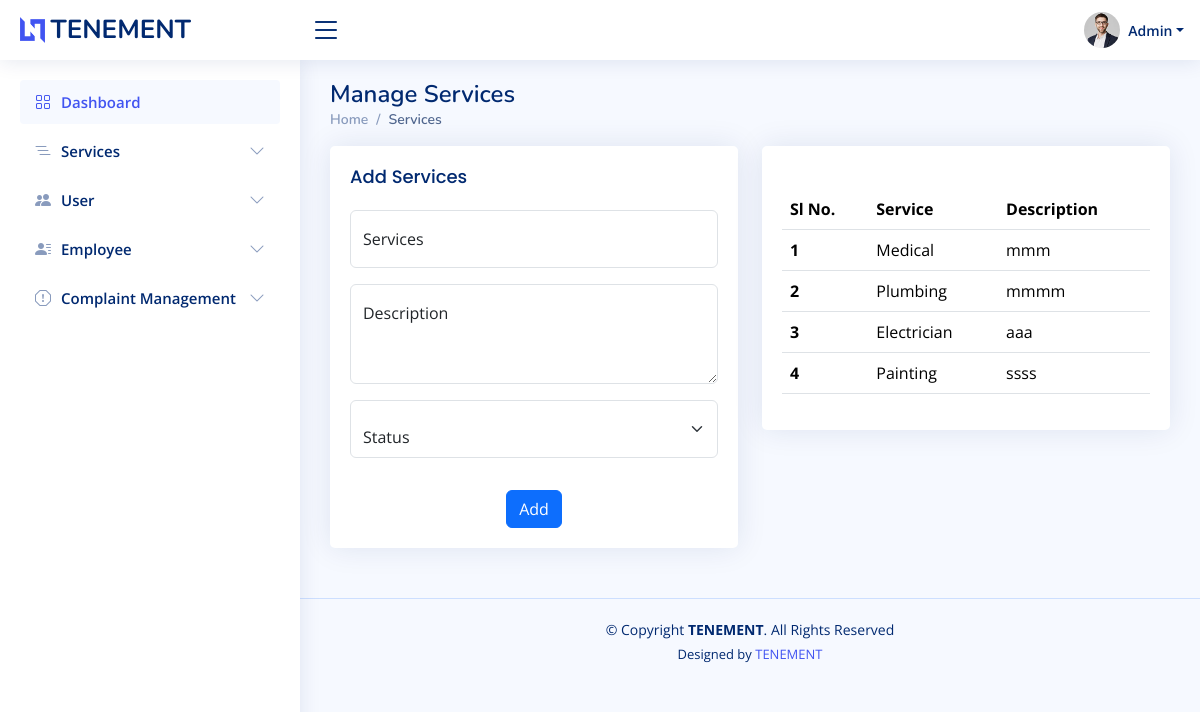
The app's page /admin/service.php with its own data.
### tables this page shows
CREATE TABLE `items` (
  `id` int(50) NOT NULL,
  `services` varchar(100) NOT NULL,
  `description` varchar(200) NOT NULL,
  `status` int(10) NOT NULL
);

### connect.php (called while the page is built, shortened)
<?php
$dbname="tenement";
$conn=mysqli_connect("localhost","root","",$dbname);
function select_data($sql)
{
  global $conn;
  $res = mysqli_query($conn, $sql);
  if ($res)
    return $res;
  else
    return False;
}
?>

### admin/service.php (the view, shortened to what this page needs)
<?php
include 'header.php';
?>
<main id="main" class="main">
  <div class="pagetitle">
    <h1>Manage Services</h1>
    <nav>
      <ol class="breadcrumb">
        <li class="breadcrumb-item"><a href="index.php">Home</a></li>
        <li class="breadcrumb-item active">Services</li>
      </ol>
    </nav>
  </div>
  <section class="section">
    <div class="row">
      <div class=col-md-6>
        <div class="card">
          <div class="card-body">
            <h5 class="card-title">Add Services</h5>
            <form class="row g-3" action="php/add.php" method="POST">
              <div class="col-md-12">
                <div class="form-floating">
                  <input type="text" class="form-control" name="services" placeholder="Your Name" maxlength="100">
                  <label for="services">Services</label>
                </div>
              </div>
              <div class="col-12">
                <div class="form-floating">
                  <textarea class="form-control" placeholder="Address" name="description" style="height: 100px;" maxlength="200"></textarea>
                  <label for="floatingTextarea">Description</label>
                </div>
              </div>
              <div class="col-md-12">
                  <div class="form-floating mb-3">
                  <select name="status" id="" class="form-select">
                      <option value="" disabled selected>Status</option>
                  </select>
                  </div>
                </div>
              <div class="text-center">
                <button type="submit" class="btn btn-primary">Add</button>
              </div>
            </form>
          </div>
        </div>
      </div>
      <div class="col-lg-6">
        <div class="card">
          <div class="card-body">
            <h5 class="card-title"></h5>
            <table class="table datatable">
              <thead>
                <tr>
                  <th scope="col">Sl No.</th>
                  <th scope="col">Service</th>
                  <th scope="col">Description</th>
                </tr>
              </thead>
              <tbody>
                <tr>
                <?php
                $sql="SELECT * FROM items ";
                $data=select_data($sql);
                $n=1;
                while($user=mysqli_fetch_assoc($data)){
                  ?>
                  <th scope="row"><?php echo $n++?></th>
                  <td><?php echo $user['services']?></td>
                  <td><?php echo $user['description']?></td>
                </tr>
          <?php
                }
                ?>
              </tbody>
            </table>
          </div>
        </div>
      </div>
    </div>
  </section>
</main>

### admin/assets/css/style.css (style rules this page uses)
:root { scroll-behavior: smooth; }
body { font-family: "Open Sans", sans-serif; background: #f6f9ff; color: #444444; }
a { color: #4154f1; text-decoration: none; }
h1, h2, h3, h4, h5, h6 { font-family: "Nunito", sans-serif; }
#main { margin-top: 60px; padding: 20px 30px; transition: all 0.3s; }
.pagetitle { margin-bottom: 10px; }
.pagetitle h1 { font-size: 24px; margin-bottom: 0; font-weight: 600; color: #012970; }
.card { margin-bottom: 30px; border: none; border-radius: 5px; box-shadow: 0px 0 30px rgba(1, 41, 112, 0.1); }
.card-title { padding: 20px 0 15px 0; font-size: 18px; font-weight: 500; color: #012970; font-family: "Poppins", sans-serif; }
.card-body { padding: 0 20px 20px 20px; }
.breadcrumb { font-size: 14px; font-family: "Nunito", sans-serif; color: #899bbd; font-weight: 600; }
.breadcrumb a { color: #899bbd; transition: 0.3s; }
.breadcrumb .breadcrumb-item::before { color: #899bbd; }
.breadcrumb .active { color: #51678f; font-weight: 600; }
@media (min-width: 1200px) { #main, #footer { margin-left: 300px; } }
.footer { padding: 20px 0; font-size: 14px; transition: all 0.3s; border-top: 1px solid #cddfff; }
.footer .copyright { text-align: center; color: #012970; }
.footer .credits { padding-top: 5px; text-align: center; font-size: 13px; color: #012970; }

### records on screen
items: services "Medical", description "mmm"
items: services "Plumbing", description "mmmm"
items: services "Electrician", description "aaa"
items: services "Painting", description "ssss"
